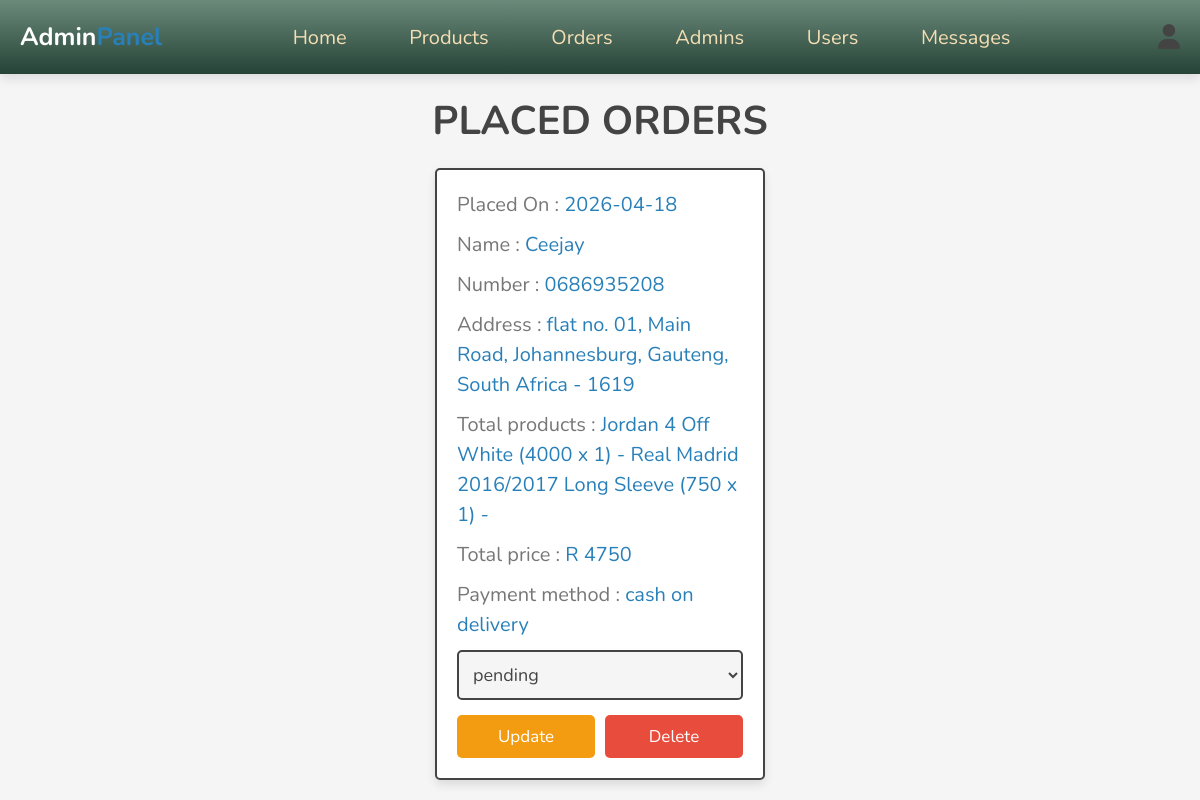
Before: /admin/placed_orders.php (signed in) with the older database file.
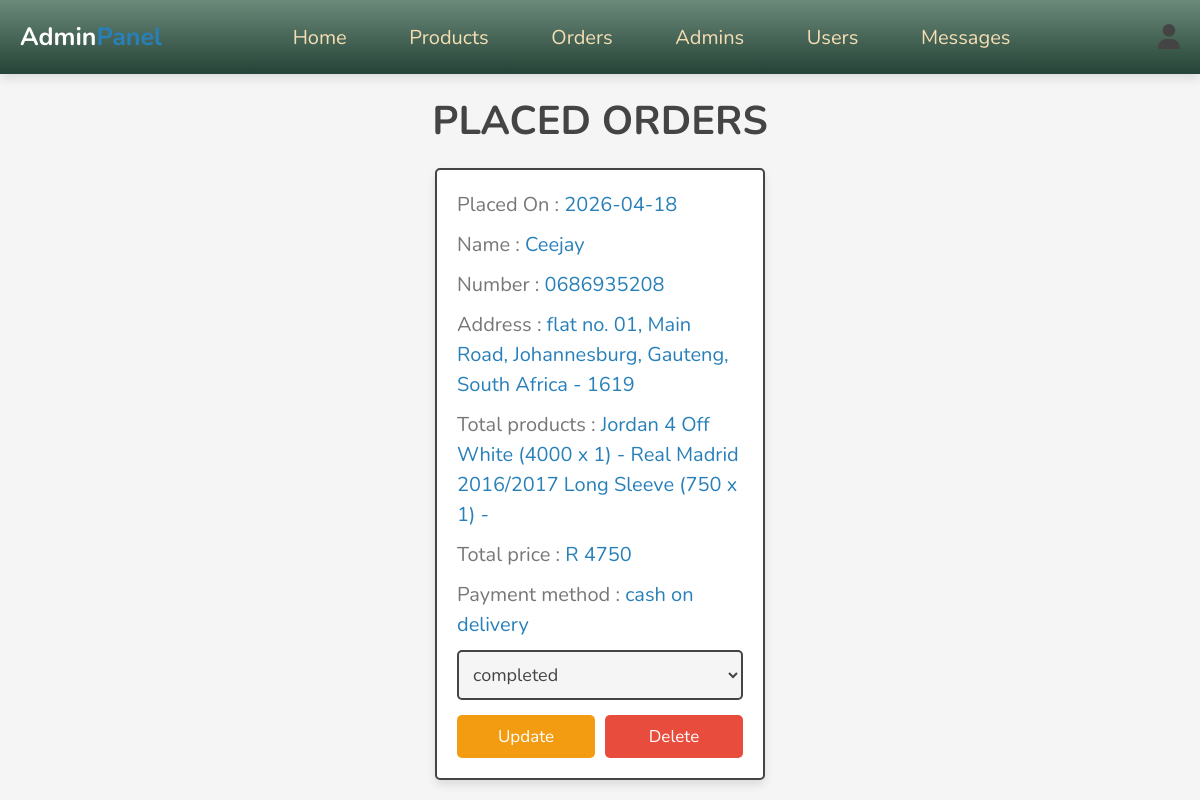
After: the same page with the newer database file.
### tables this page shows
CREATE TABLE `orders` (
  `id` int(100) NOT NULL,
  `user_id` int(100) NOT NULL,
  `name` varchar(20) NOT NULL,
  `number` varchar(10) NOT NULL,
  `email` varchar(50) NOT NULL,
  `method` varchar(50) NOT NULL,
  `address` varchar(500) NOT NULL,
  `total_products` varchar(1000) NOT NULL,
  `total_price` int(100) NOT NULL,
  `placed_on` date NOT NULL DEFAULT current_timestamp(),
  `payment_status` varchar(20) NOT NULL DEFAULT 'pending'
);

### admin/placed_orders.php (the view, shortened to what this page needs)
<?php
include '../components/connect.php';
?>
<!DOCTYPE html>
<html lang="en">
<head>
   <link rel="stylesheet" href="https://cdnjs.cloudflare.com/ajax/libs/font-awesome/6.1.1/css/all.min.css">
   <link rel="stylesheet" href="../css/admin_style.css">
</head>
<body>
<?php include '../components/admin_header.php'; ?>
<section class="orders">
<h1 class="heading">Placed Orders</h1>
<div class="box-container">
   <?php
      $select_orders = $conn->prepare("SELECT * FROM `orders`");
      $select_orders->execute();
      if($select_orders->rowCount() > 0){
         while($fetch_orders = $select_orders->fetch(PDO::FETCH_ASSOC)){
   ?>
   <div class="box">
      <p> Placed On : <span><?= $fetch_orders['placed_on']; ?></span> </p>
      <p> Name : <span><?= $fetch_orders['name']; ?></span> </p>
      <p> Number : <span><?= $fetch_orders['number']; ?></span> </p>
      <p> Address : <span><?= $fetch_orders['address']; ?></span> </p>
      <p> Total products : <span><?= $fetch_orders['total_products']; ?></span> </p>
      <p> Total price : <span> R <?= $fetch_orders['total_price']; ?>
   </span> </p>
      <p> Payment method : <span><?= $fetch_orders['method']; ?></span> </p>
      <form action="" method="post">
         <select name="payment_status" class="select">
            <option selected disabled><?= $fetch_orders['payment_status']; ?></option>
         </select>
        <div class="flex-btn">
         <input type="submit" value="update" class="option-btn" name="update_payment">
         <a href="placed_orders.php?delete=<?= $fetch_orders['id']; ?>" class="delete-btn" onclick="return confirm('Delete this order?');">delete</a>
        </div>
      </form>
   </div>
   <?php
         }
      }else{
         echo '<p class="empty">No orders placed yet!</p>';
      }
   ?>
</div>
</section>
</body>
</html>

Changed rows visible on the page:
changed orders "Ceejay": payment_status "pending" → "completed"
